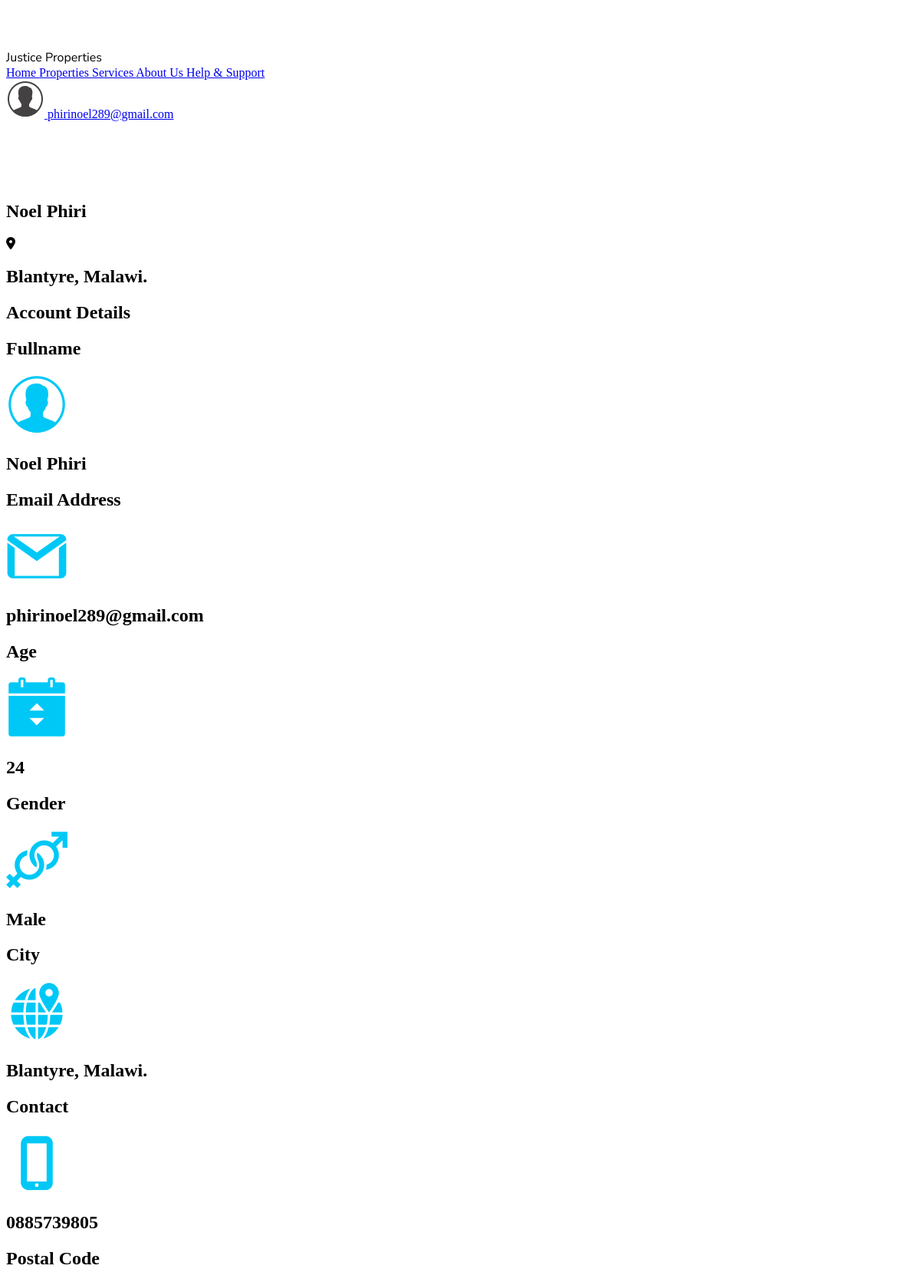
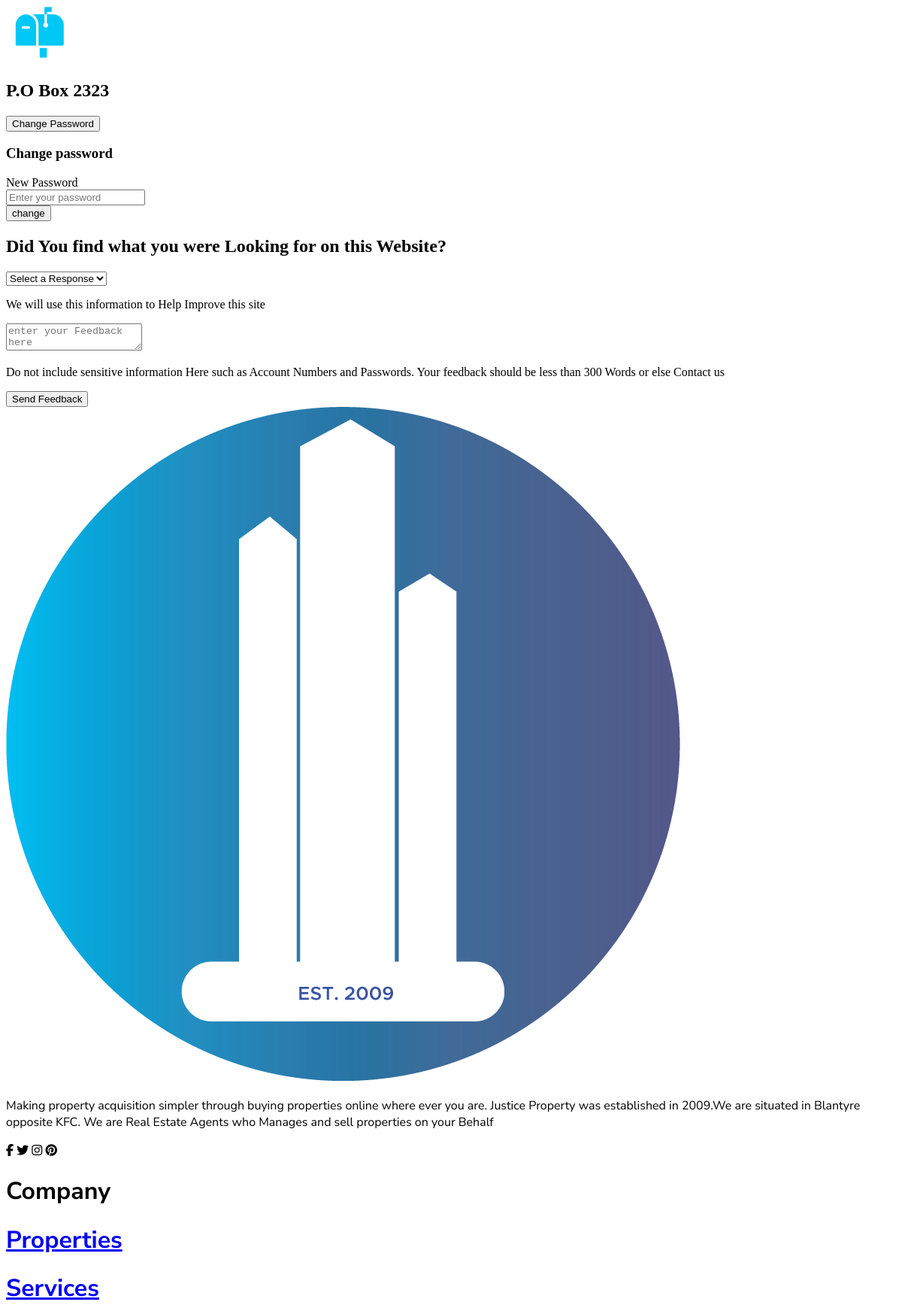
The page /Profile.php (signed in, upper part) on the database its author committed (2 pictures, top to bottom).
### tables this page shows
CREATE TABLE IF NOT EXISTS `client` (
  `Firstname` varchar(30) NOT NULL,
  `Lastname` varchar(30) NOT NULL,
  `Age` int(11) NOT NULL,
  `Gender` varchar(10) NOT NULL,
  `EmailAddress` varchar(50) NOT NULL,
  `Password` varchar(20) NOT NULL,
  `City` varchar(30) NOT NULL,
  `Country` varchar(20) NOT NULL,
  `PostalCode` varchar(20) NOT NULL,
  `Contact` varchar(15) NOT NULL,
  `Status` varchar(10) NOT NULL DEFAULT 'Active',
  PRIMARY KEY (`EmailAddress`),
  UNIQUE KEY `EmailAddress` (`EmailAddress`)
);

### class/client.php (called while the page is built, shortened)
<?php
    class client
    {
        public function getClient($email)
        {
            $db = getdbConnection();
            $stmt = $db->prepare("SELECT * FROM client Where EmailAddress=:email");
            $stmt->bindParam("email", $email, PDO::PARAM_STR);
            $stmt->execute();
            $data = $stmt->fetch(PDO::FETCH_OBJ);
            return $data;
        }
    }
?>

### Profile.php (the view, shortened to what this page needs)
<?php
        require 'class/client.php';
        $client = new client();
        $loggedInEmail = $_SESSION['id'];
        $myDetails = $client->getClient($loggedInEmail);
?>
<!DOCTYPE html>
<html lang="en">
<head>
    <link rel="stylesheet" href="dist/style.css">
    <link rel="stylesheet" href="dist/air-slider.min.css">
    <link href="https://unpkg.com/aos@2.3.1/dist/aos.css" rel="stylesheet">
</head>
<body>
    <header class="lg:px-10 px-6 bg-white flex flex-wrap items-center lg:py-4 py-2">
        <div class="flex items-center flex-shrink-0 mr-6">
            <div
                class="font-black text-xl flex newFont text-center items-center m-auto pb-2 text-gray-700 p-2 rounded-lg">
                <div>
                    <img src="images/icons8_j_50px.png" class="w-10 h-10 bg-gray-700 mr-2 rounded-full" alt="logo">
                </div>
                Justice Properties
            </div>
        </div>
        <div class="w-full block flex-grow sm:flex sm:items-center sm:w-auto">
            <div class="sm-flex-grow text-base">
                <a href="index.php"
                    class="block mt-4 sm:inline-block sm:mt-0 text-black-200 hover:text-indigo-600 hover:border-black mr-4 ">
                    Home
                </a>
                <a href="propertyPage.php"
                    class="block mt-4 sm:inline-block sm:mt-0 text-black-200 hover:text-indigo-600 mr-4">
                    Properties
                </a>
                <a href="#services"
                    class="block mt-4 sm:inline-block sm:mt-0 text-black-200 hover:text-indigo-600 mr-4">
                    Services
                </a>
                <a href="#foooter" class="block mt-4 sm:inline-block sm:mt-0 text-black-200 hover:text-indigo-600 mr-4">
                    About Us
                </a>
                <a href="Help&Support.php"
                    class="block mt-4 sm:inline-block sm:mt-0 text-black-200 hover:text-indigo-600 mr-4">
                    Help & Support
                </a>
            </div>
        </div>
        <a href="Profile.php"
            class="lg:ml-4 hidden items-center md:pt-0 pt-6 text-gray-700 text-base font-normal justify-start lg:mb-0 mb-4 cursor-pointer">
            <img src="images/icons8_male_user_50px.png" class="w-10 h-10 mr-2 rounded-full" alt="logo">
            <?php echo $_SESSION['id']; ?>
        </a>
    </header>
    <section>
        <div class="lg:grid grid-cols-1">
            <div class="col-start-1 row-start-1 h-28 pt-8 text-white bg-gray-700">
                <div class="lg:flex justify-center ">
                    <img src="images/icons8_male_user_80px.png" class="w-24 h-24  m-auto relative -mb-16 rounded-full"
                        alt="logo">
                </div>
            </div>
            <div class="col-start-1 text-center text-white row-start-2 h-28 bg-gray-800">
                <h1 class="text-center text-xl font-semibold pt-10"><?php echo $myDetails->Firstname; ?>
                    <?php echo $myDetails->Lastname; ?></h1>
                <span class="flex justify-center">
                    <i class="fa fa-map-marker text-gray-100 text-xl pt-2"></i>
                    <h1 class="text-center text-lg font-light pt-2"><?php echo $myDetails->City; ?>,
                        <?php echo $myDetails->Country; ?>.</h1>
                </span>
            </div>
            <div class="bg-gray-800">
                <div class="bg-gray-800 p-10 lg:mx-40 sm:mx-6">
                    <div class="border-solid lg:pb-6 border-4 border-opacity-50 text-white rounded-lg border-gray-400">
                        <h1 class="font-bold text-center text-xl px-8 py-8">Account Details</h1>
                        <div class="lg:mx-72 p-6 pb-1 bg-gray-700 text-white">
                            <h1 class="ml-16 font-bold text-lg -mb-4 mt-4">Fullname</h1>
                            <div class="flex">
                                <img src="images/icons8_male_user_80px_2.png" class="w-12 h-12 rounded-full" alt="logo">
                                <h1 class="ml-4 text-base mt-3"><?php echo $myDetails->Firstname; ?>
                                    <?php echo $myDetails->Lastname; ?></h1>
                            </div>
                        </div>
                        <div class="lg:mx-72 p-6 pb-1 pt-1 bg-gray-700 text-white">
                            <h1 class="ml-16 font-bold text-lg -mb-4 mt-4">Email Address</h1>
                            <div class="flex">
                                <img src="images/icons8_gmail_80px.png" class="w-10 h-10" alt="logo">
                                <h1 class="ml-6 text-base mt-3"><?php echo $myDetails->EmailAddress; ?></h1>
                            </div>
                        </div>
                        <div class="lg:mx-72 p-6 pb-1 pt-1 bg-gray-700 text-white">
                            <h1 class="ml-16 font-bold text-lg -mb-4 mt-4">Age</h1>
                            <div class="flex">
                                <img src="images/icons8_age_80px.png" class="w-10 h-10" alt="logo">
                                <h1 class="ml-6 text-base mt-3"><?php echo $myDetails->Age; ?></h1>
                            </div>
                        </div>
                        <div class="lg:mx-72 p-6 pb-1 pt-1 bg-gray-700 text-white">
                            <h1 class="ml-16 font-bold text-lg -mb-4 mt-4">Gender</h1>
                            <div class="flex">
                                <img src="images/icons8_gender_80px.png" class="w-10 h-10" alt="logo">
                                <h1 class="ml-6 text-base mt-3"><?php echo $myDetails->Gender; ?></h1>
                            </div>
                        </div>
                        <div class="lg:mx-72 p-6 pb-1 pt-1 bg-gray-700 text-white">
                            <h1 class="ml-16 font-bold text-lg -mb-4 mt-4">City</h1>
                            <div class="flex">
                                <img src="images/icons8_location_80px.png" class="w-10 h-10" alt="logo">
                                <h1 class="ml-6 text-base mt-3"><?php echo $myDetails->City; ?>,
                                    <?php echo $myDetails->Country; ?>.</h1>
                            </div>
                        </div>
                        <div class="lg:mx-72 p-6 pb-1 pt-1 bg-gray-700 text-white">
                            <h1 class="ml-16 font-bold text-lg -mb-4 mt-4">Contact</h1>
                            <div class="flex">
                                <img src="images/icons8_iphone_80px.png" class="w-10 h-10" alt="logo">
                                <h1 class="ml-6 text-base mt-3"><?php echo $myDetails->Contact; ?></h1>
                            </div>
                        </div>
                        <div class="lg:mx-72 p-6 pb-12 pt-1 bg-gray-700 text-white">
                            <h1 class="ml-16 font-bold text-lg -mb-4 mt-4">Postal Code</h1>
                            <div class="flex">
                                <img src="images/icons8_letterbox_80px.png" class="w-10 h-10" alt="logo">
                                <h1 class="ml-6 text-base mt-3"><?php echo $myDetails->PostalCode; ?></h1>
                            </div>
                        </div>
                    </div>
                </div>
                <div class="text-center">
                    <input type="button" name="Submit" id="changePass" value="Change Password"
                        class="bg-indigo-700 te hover:bg-indigo-900 text-white text-base font-semibold px-6 md:py-2 py-2 mb-4 rounded-lg">
                </div>
                <div id="change" class="mt-8 hidden sm:mx-auto sm:w-full mx-4 pb-8 sm:max-w-md">
                    <div class="bg-gray-700 py-8 lg:mx-6 mx-10 px-8 shadow rounded-lg sm:px-10">
                        <form class="mb-0 space-y-6" action="change.php" method="POST">
                            <h3 class="font-semibold text-center text-lg pb-2 text-white">
                                Change password
                            </h3>
                            <div>
                                <label class="block text-sm font-medium text-white" for="firstname">
                                    New Password
                                </label>
                                <div class="mt-1">
                                    <input type="password" placeholder="Enter your password" name="pword" id="pword"
                                        class="w-full border border-gray-300 px-3 py-3 rounded-lg shadow-sm focus:outline-none focus:border-indigo-600">
                                </div>
                            </div>
                            <div>
                                <input type="submit" value="change" id="Submit" class="w-full flex justify-center py-2 px-4 border border-transparent rounded-md shadow-sm text-sm font-medium text-white bg-indigo-600 focus:outline-none
                            focus:border-indigo-600 focus:ring-5 focus:ring-indigo-600 hover:bg-indigo-800">
                            </div>
                        </form>
                    </div>
                </div>
    </section>
    <section id="Feed">
        <div id="feedback"
            class="hidden mb-6 bg-gradient-to-r from-gray-800 to-gray-900 lg:p-12 rounded-3xl text-white md:mx-96 mx-14 mt-4"
            id="">
            <form action="feedback.php" class=" md:ml-20 ml-4" method="post">
                <div class="pb-6 md:pl-0 pl-10">
                    <h1 class="text-lg pb-4 pt-6 font-medium">Did You find what you were Looking for on this Website?
                    </h1>
                    <select
                        class=" border text-gray-900 border-gray-300 px-4 py-3 rounded-lg shadow-sm focus:outline-none focus:border-pink-600"
                        name="choice" id="choice">
                        <option value="" selected disabled>Select a Response</option>
                    </select>
                    <div class="mt-8">
                        <p>We will use this information to Help Improve this site</p>
                        <div>
                            <div class="mt-4 pr-10">
                                <textarea placeholder="enter your Feedback here"
                                    class="lg:w-9/12 text-gray-900 w-full border font-normal border-gray-300 px-3 py-3 rounded-lg shadow-sm focus:outline-none focus:border-pink-600"
                                    type="text" required name="message" id="message"></textarea>
                                <p class="mt-2 italic font-light">Do not include sensitive information Here such as
                                    Account Numbers and Passwords. Your feedback should be less than 300 Words or else
                                    Contact us</p>
                            </div>
                        </div>
                        <div class="lg:row-start-1 mt-6 md:col-start-2 ">
                            <input type="submit" value="Send Feedback"
                                class="flex justify-center py-2 px-4 border border-transparent rounded-md shadow-sm text-sm font-medium text-white bg-indigo-700 hover:bg-indigo-900">
                        </div>
                    </div>
                </div>
            </form>
        </div>
    </section>
    <footer class="mt-0 newFont ">
        <div class="bg-gray-800 md:my-0 md:flex md:flex-row grid  ">
            <div class=" md:w-4/6 px-16">
                <div class="mt-8 mx-10 px-14 py-6">
                    <img src="images/logo.png" class="w-16" alt="company logo">
                </div>
                <div class="font-light px-10 text-gray-50">
                    <p>Making property acquisition simpler through buying properties online where ever you are.
                        Justice Property was established in 2009.We are situated in Blantyre opposite KFC. We are Real
                        Estate
                        Agents who Manages and sell properties on your Behalf</p>
                </div>
                <div class="px-10 pt-4 pb-10 ">
                    <span class=" text-2xl text-gray-600 ">
                        <i class="fa fa-facebook hover:text-pink-500 mr-7 transition duration-500 ease-in-out"></i>
                        <i class="fa fa-twitter mr-7 hover:text-pink-500 transition duration-500 ease-in-out"></i>
                        <i class="fa fa-instagram mr-7 hover:text-pink-500 transition duration-500 ease-in-out"></i>
                        <i class="fa fa-pinterest mr-7 hover:text-pink-500 transition duration-500 ease-in-out"></i>
                    </span>
                </div>
            </div>
            <div class="  md:w-3/6 text-gray-50 px-16">
                <h1 class="font-bold text-lg px-14 py-6 mt-8 ">Company</h1>
                <a class="hover:underline text-gray-50" href="#">
                    <h1 class="font-light px-14 py-1 mt-1">Properties</h1>
                </a>
                <a class="hover:underline text-gray-50" href="#">
                    <h1 class="font-light px-14 py-1 mt-1 ">Services</h1>
                </a>
            </div>
        </div>
    </footer>
</body>
</html>

### src/style.css (style rules this page uses)
.newFont { font-family: 'Nunito Sans', sans-serif; }

### rows shown on the page
client: Firstname "Noel", Lastname "Phiri", City "Blantyre", Country "Malawi", EmailAddress "phirinoel289@gmail.com", Age "24", Gender "Male", Contact "0885739805", PostalCode "P.O Box 2323"

### other values the page prints
$_SESSION['id'] "phirinoel289@gmail.com"
